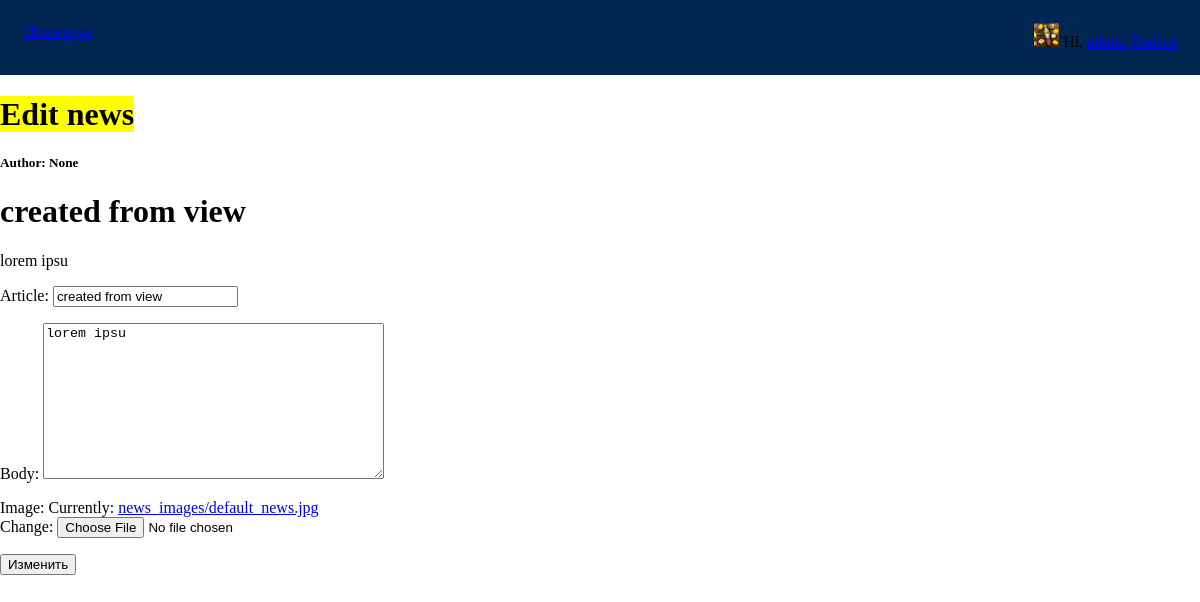
Page /news/edit/3/ (signed in) on the committed database.
### profiles/models.py (models this page shows)
class UserInformation(models.Model):
    profile = models.OneToOneField(User, primary_key=True, on_delete=models.CASCADE)
    bio = models.CharField(max_length=250)
    profile_image = models.ImageField(upload_to='profile_images/', null=True, blank=True)

### news/models.py (models this page shows, shortened)
class News(models.Model):
    author = models.ForeignKey(User, null=True, on_delete=models.SET_NULL)
    article = models.CharField(max_length=100)
    body = models.TextField(blank=True, null=True)
    commentary = models.ManyToManyField(Commentaries)
    likes = models.ManyToManyField(Likes)
    image = models.ImageField(upload_to='news_images/', default='news_images/default_news.jpg')
    image_thumbnail = models.ImageField(upload_to='news_images/', default='news_images/default_news_thumb.jpg', null=True, blank=True)

### news/views.py (the view)
# urls.py: path('news/edit/<int:pk>/', edit_view),
@login_required
@permission_required('user.is_staff')
def edit_view(request, pk):
    try:
        obj = News.objects.get(id=pk)
    except News.DoesNotExist:
        raise Http404
    if request.method == 'POST':
        form = NewsModelForm(request.POST, instance=obj)
        if form.is_valid():
            edited_obj = form.save(commit=False)
            edited_obj.save()
    else:
        form = NewsModelForm(instance=obj)
    return render(request, 'edit_news_form.html', {'single_object': obj, 'form': form})

### news/forms.py (shortened to what this page needs)
class NewsModelForm(forms.ModelForm):
    class Meta:
        model = News
        fields = [
            'article',
            "body",
            'image',
        ]

### templates/edit_news_form.html (shortened to what this page needs)
{% extends "base.html" %}
{% block content %}
    <h1>
        <mark>Edit news</mark>
    </h1>
    <h5>Author: {{ single_object.author }}</h5>
    <h1>{{ single_object.article }}</h1>
    {% include 'news/detail_snippet.html' with single_object=single_object %}
    <form action="" method="post">
        {{ form.as_p }}
        <input type="submit" value="Изменить">
    </form>
{% endblock %}

### templates/navbar.html
<nav>
    <a href="/">Homepage</a>
    <div class="nav-menu">
        {% if user.is_authenticated %}
        {% if user.userinformation.profile_image %}
        <img src="{{ user.userinformation.profile_image.url }}" alt="{{ user }} avatar" width="25">
        {% endif %}
        <span>Hi, <a href="profile/{{ user.id }}">{{ user }}</a></span>
            <a href="/logout">Выйти</a>
        {% else %}
            <a href="/register">Регистрация</a>
            <a href="/login">Войти</a>
        {% endif %}
    </div>
</nav>

### news/templates/news/detail_snippet.html
{% if single_object.body %}
    <p>{{ single_object.body }}
{% else %}
    <p>Content coming soon</p>
{% endif %}

### staticbase/css/style.css (style rules this page uses)
body { margin: 0; }
nav { padding: 1.45em; background-color: #002651; display: flex; justify-content: space-between; }

### rows in the picture
News: author "None", article "created from view", body "lorem ipsu"
